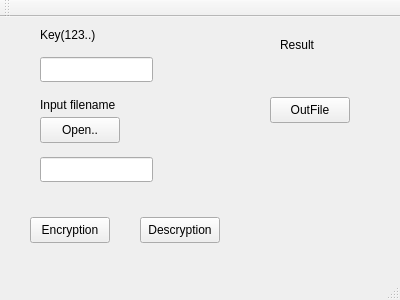
<?xml version="1.0" encoding="UTF-8"?>
<ui version="4.0">
 <class>MainWindow</class>
 <widget class="QMainWindow" name="MainWindow">
  <property name="geometry">
   <rect>
    <x>0</x>
    <y>0</y>
    <width>400</width>
    <height>300</height>
   </rect>
  </property>
  <property name="windowTitle">
   <string>MainWindow</string>
  </property>
  <widget class="QWidget" name="centralWidget">
   <widget class="QPushButton" name="pushButton">
    <property name="geometry">
     <rect>
      <x>30</x>
      <y>200</y>
      <width>80</width>
      <height>26</height>
     </rect>
    </property>
    <property name="text">
     <string>Encryption</string>
    </property>
   </widget>
   <widget class="QPushButton" name="pushButton_2">
    <property name="geometry">
     <rect>
      <x>140</x>
      <y>200</y>
      <width>80</width>
      <height>26</height>
     </rect>
    </property>
    <property name="text">
     <string>Descryption</string>
    </property>
   </widget>
   <widget class="QLineEdit" name="lineEdit_2">
    <property name="geometry">
     <rect>
      <x>40</x>
      <y>40</y>
      <width>113</width>
      <height>25</height>
     </rect>
    </property>
   </widget>
   <widget class="QLabel" name="label">
    <property name="geometry">
     <rect>
      <x>230</x>
      <y>50</y>
      <width>151</width>
      <height>41</height>
     </rect>
    </property>
    <property name="text">
     <string/>
    </property>
   </widget>
   <widget class="QLabel" name="label_2">
    <property name="geometry">
     <rect>
      <x>40</x>
      <y>10</y>
      <width>59</width>
      <height>15</height>
     </rect>
    </property>
    <property name="text">
     <string>Key(123..)</string>
    </property>
   </widget>
   <widget class="QLineEdit" name="lineEdit_3">
    <property name="geometry">
     <rect>
      <x>40</x>
      <y>140</y>
      <width>113</width>
      <height>25</height>
     </rect>
    </property>
   </widget>
   <widget class="QLabel" name="label_3">
    <property name="geometry">
     <rect>
      <x>40</x>
      <y>80</y>
      <width>101</width>
      <height>16</height>
     </rect>
    </property>
    <property name="text">
     <string>Input filename</string>
    </property>
   </widget>
   <widget class="QLabel" name="label_4">
    <property name="geometry">
     <rect>
      <x>280</x>
      <y>20</y>
      <width>59</width>
      <height>15</height>
     </rect>
    </property>
    <property name="text">
     <string>Result</string>
    </property>
   </widget>
   <widget class="QPushButton" name="pushButton_3">
    <property name="geometry">
     <rect>
      <x>40</x>
      <y>100</y>
      <width>80</width>
      <height>26</height>
     </rect>
    </property>
    <property name="text">
     <string>Open..</string>
    </property>
   </widget>
   <widget class="QPushButton" name="pushButton_4">
    <property name="geometry">
     <rect>
      <x>270</x>
      <y>80</y>
      <width>80</width>
      <height>26</height>
     </rect>
    </property>
    <property name="text">
     <string>OutFile</string>
    </property>
   </widget>
  </widget>
  <widget class="QMenuBar" name="menuBar">
   <property name="geometry">
    <rect>
     <x>0</x>
     <y>0</y>
     <width>400</width>
     <height>23</height>
    </rect>
   </property>
  </widget>
  <widget class="QToolBar" name="mainToolBar">
   <attribute name="toolBarArea">
    <enum>TopToolBarArea</enum>
   </attribute>
   <attribute name="toolBarBreak">
    <bool>false</bool>
   </attribute>
  </widget>
  <widget class="QStatusBar" name="statusBar"/>
 </widget>
 <layoutdefault spacing="6" margin="11"/>
 <resources/>
 <connections/>
</ui>
